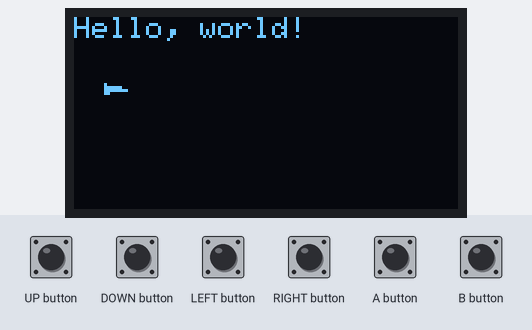
This sketch was run on a simulated Arduboy, built with avr-gcc and run on an emulated ATmega32U4. Shown: 128×64 one-colour display. The test bench sets the inputs (shaded band).

Above: at 1.2 s.
1.3 s: UP button pressed for 0.15 s
At 1.34 s:
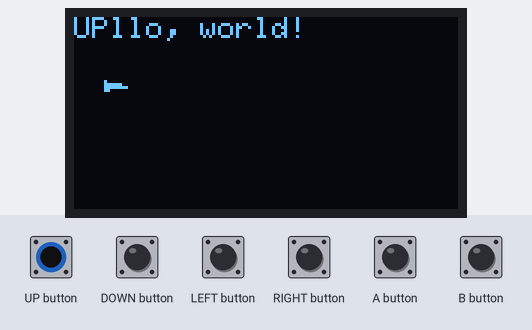
2.9 s: A button pressed for 0.15 s
At 2.99 s:
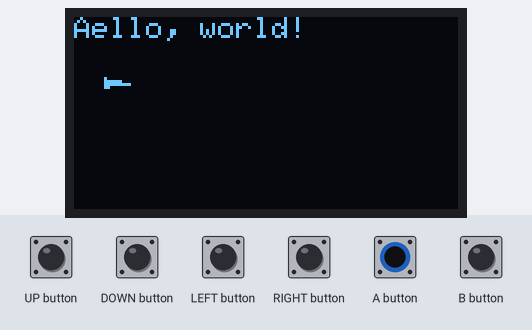
3.6 s: DOWN button pressed for 0.15 s
At 3.66 s:
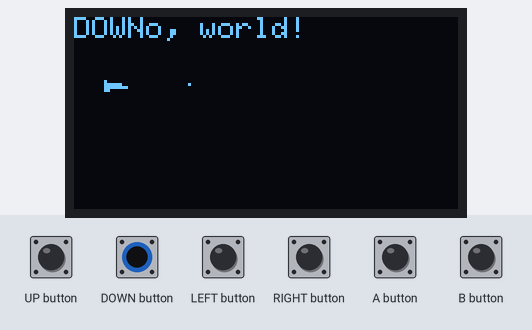
4.3 s: LEFT button pressed for 0.15 s
At 4.32 s:
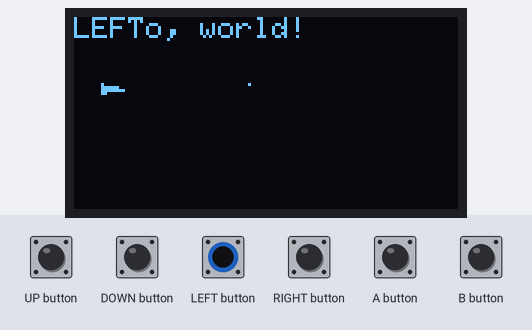
5.0 s: RIGHT button pressed for 0.15 s
At 5.05 s:
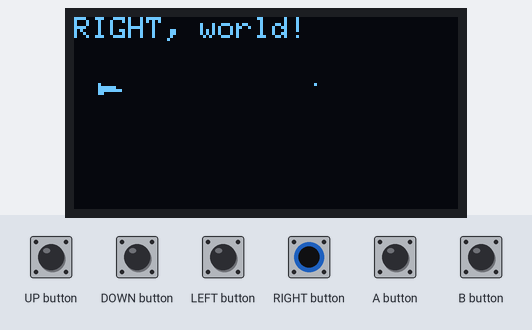
5.7 s: UP button pressed for 1 s
At 7.3 s:
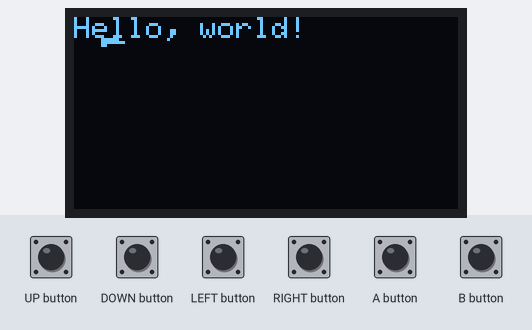
Timing chart, 0 to 8.8 s (numbered marks = the images above; inputs shaded):
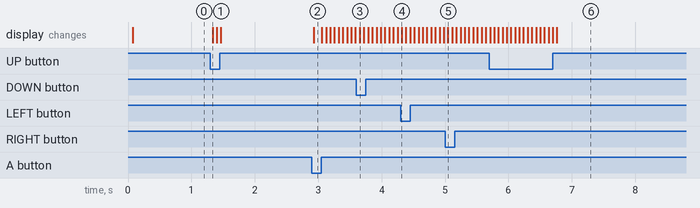

Measured:
- after the input at 1.3 s, the display: changes at once (image 1)
- after the input at 2.9 s, the display: changes at once (image 2)
- after the input at 3.6 s, the display: changes after 0.05 s (image 3)
- after the input at 4.3 s, the display: changes at once (image 4)
- after the input at 5.0 s, the display: changes after 0.05 s (image 5)
- after the input at 5.7 s, the display: first changes at once (image 6 shows a later state)

The sketch:

arduboy-triangle-ship-game-sketch.ino
```cpp
// (licence header left out)
/*
 *  Arduboy screen resolution: 128 x 64 pixels
 *
 */

#include <Arduboy2.h>

// make an instance of arduboy used for many functions
Arduboy2 arduboy;


// This function runs once in your game.
// use it for anything that needs to be set only once in your game.
void setup() {
  // initiate arduboy instance
  arduboy.begin();

  // here we set the framerate to 15, we do not need to run at
  // default 60 and it saves us battery life
  arduboy.setFrameRate(15);
}

int cursor_x = 4;
int cursor_y = 9;
int graphic_count = 0;
int sprite_x = 10;
int sprite_y = 20;

const unsigned char player[] PROGMEM  = {
    0xfe, 0x1, 0x3d, 0x25, 0x25, 0x3d, 0x1, 0x1, 0xc1, 0x1, 0x3d, 0x25, 0x25, 0x3d, 0x1, 0xfe, 0x7f, 0x80, 0x9c, 0xbc, 0xb0, 0xb0, 0xb2, 0xb2, 0xb3, 0xb0, 0xb0, 0xb0, 0xbc, 0x9c, 0x80, 0x7f,
};

const unsigned char background[] PROGMEM  = {
    0x84, 0x20, 0x9, 0x00, 0x24, 0x00, 0x10, 0x80,
};

const unsigned char graphic[8][8] PROGMEM = { { 0xff, 0x81, 0x81, 0x81, 0x81, 0x81, 0x81, 0xff },
                                              { 0x7e, 0x81, 0x81, 0x81, 0x81, 0x81, 0x81, 0x7e },
                                              { 0x3c, 0x81, 0x81, 0x81, 0x81, 0x81, 0x81, 0x3c },
                                              { 0x18, 0x81, 0x81, 0x81, 0x81, 0x81, 0x81, 0x18 },
                                              { 0x18, 0x81, 0x81, 0x81, 0x81, 0x81, 0x81, 0x18 },
                                              { 0x3c, 0x81, 0x81, 0x81, 0x81, 0x81, 0x81, 0x3c },
                                              { 0x7e, 0x81, 0x81, 0x81, 0x81, 0x81, 0x81, 0x7e },
                                              { 0xff, 0x81, 0x81, 0x81, 0x81, 0x81, 0x81, 0xff } };

const unsigned char flaming_ball_graphic[8][8] PROGMEM = { { 0x00, 0x00, 0x00, 0x18, 0x18, 0x00, 0x00, 0x00 },
                                                           { 0x00, 0x00, 0x00, 0x18, 0x18, 0x00, 0x00, 0x00 },
                                                           { 0x00, 0x00, 0x00, 0x18, 0x18, 0x00, 0x00, 0x00 },
                                                           { 0x00, 0x00, 0x00, 0x18, 0x18, 0x00, 0x00, 0x00 },
                                                           { 0x00, 0x00, 0x00, 0x18, 0x18, 0x00, 0x00, 0x00 },
                                                           { 0x00, 0x00, 0x00, 0x18, 0x18, 0x00, 0x00, 0x00 },
                                                           { 0x00, 0x00, 0x00, 0x18, 0x18, 0x00, 0x00, 0x00 },
                                                           { 0x00, 0x00, 0x00, 0x18, 0x18, 0x00, 0x00, 0x00 } };

const unsigned char ship_vertical[8][8] PROGMEM = { { 0x00, 0x00, 0x80, 0xfc, 0xff, 0xc0, 0x00, 0x00 },
                                           { 0x00, 0x00, 0x80, 0xfc, 0xff, 0xc0, 0x00, 0x00 },
                                           { 0x00, 0x00, 0x80, 0xfc, 0xff, 0xc0, 0x00, 0x00 },
                                           { 0x00, 0x00, 0x80, 0xfc, 0xff, 0xc0, 0x00, 0x00 },
                                           { 0x00, 0x00, 0x80, 0xfc, 0xff, 0xc0, 0x00, 0x00 },
                                           { 0x00, 0x00, 0x80, 0xfc, 0xff, 0xc0, 0x00, 0x00 },
                                           { 0x00, 0x00, 0x80, 0xfc, 0xff, 0xc0, 0x00, 0x00 },
                                           { 0x00, 0x00, 0x80, 0xfc, 0xff, 0xc0, 0x00, 0x00 } };

const unsigned char ship[8][8] PROGMEM = { { 0x00, 0x00, 0x80, 0xfc, 0xff, 0xc0, 0x00, 0x00 },
                                           { 0x00, 0x00, 0x80, 0xfc, 0xff, 0xc0, 0x00, 0x00 },
                                           { 0x00, 0x00, 0x80, 0xfc, 0xff, 0xc0, 0x00, 0x00 },
                                           { 0x00, 0x00, 0x80, 0xfc, 0xff, 0xc0, 0x00, 0x00 },
                                           { 0x00, 0x00, 0x80, 0xfc, 0xff, 0xc0, 0x00, 0x00 },
                                           { 0x00, 0x00, 0x80, 0xfc, 0xff, 0xc0, 0x00, 0x00 },
                                           { 0x00, 0x00, 0x80, 0xfc, 0xff, 0xc0, 0x00, 0x00 },
                                           { 0x00, 0x00, 0x80, 0xfc, 0xff, 0xc0, 0x00, 0x00 } };

/* down left side first, then right side is last */
const unsigned char ship2[8] PROGMEM = { 0x3c, 0x38, 0x18, 0x18, 0x18, 0x18, 0x10, 0x10 };

/*const unsigned char graphic1[] PROGMEM = { 0x7e, 0x81, 0x81, 0x81, 0x81, 0x81, 0x81, 0x7e };
const unsigned char graphic2[] PROGMEM = { 0x3c, 0x81, 0x81, 0x81, 0x81, 0x81, 0x81, 0x3c };
const unsigned char graphic3[] PROGMEM = { 0x18, 0x81, 0x81, 0x81, 0x81, 0x81, 0x81, 0x18 };
const unsigned char graphic4[] PROGMEM = { 0x18, 0x81, 0x81, 0x81, 0x81, 0x81, 0x81, 0x18 };
const unsigned char graphic5[] PROGMEM = { 0x3c, 0x81, 0x81, 0x81, 0x81, 0x81, 0x81, 0x3c };
const unsigned char graphic6[] PROGMEM = { 0x7e, 0x81, 0x81, 0x81, 0x81, 0x81, 0x81, 0x7e };
const unsigned char graphic7[] PROGMEM = { 0xff, 0x81, 0x81, 0x81, 0x81, 0x81, 0x81, 0xff };*/

/* bullet last 0=x,1=y,2=flag */
unsigned char bullet[3];
//const unsigned char bullet PROGMEM = 0x01;


// our main game loop, this runs once every cycle/frame.
// this is where our game logic goes.
void loop() {
  // pause render until it's time for the next frame
  if (!(arduboy.nextFrame()))
    return;

  // first we clear our screen to black
  arduboy.clear();

  // we set our cursor 5 pixels to the right and 10 down from the top
  // (positions start at 0, 0)
  arduboy.setCursor(0, 0);

  // then we print to screen what is in the Quotation marks ""
  arduboy.print(F("Hello, world!"));
  arduboy.setCursor(cursor_x, cursor_y);
  arduboy.setCursor(0, 0);
  if( arduboy.pressed(DOWN_BUTTON) )
  {
    //y increases down
    sprite_y++;
    graphic_count++;
    arduboy.print(F("DOWN"));
  }
  if( arduboy.pressed(UP_BUTTON) )
  {
    // y decreases up
    sprite_y--;
    graphic_count++;
    arduboy.print(F("UP"));
  }
  if( arduboy.pressed(LEFT_BUTTON) )
  {
    sprite_x--;
    graphic_count++;
    arduboy.print(F("LEFT"));
  }
  if( arduboy.pressed(RIGHT_BUTTON) )
  {
    sprite_x++;
    graphic_count++;
    arduboy.print(F("RIGHT"));
  }
  if( graphic_count > 7 )
  {
     graphic_count = 0;
  }
//  arduboy.drawBitmap(sprite_x,sprite_y, graphic[graphic_count], 8, 8, WHITE);
  arduboy.drawBitmap(sprite_x,sprite_y, ship2, 8, 8, WHITE);
  if( arduboy.pressed(A_BUTTON) )
  {
    arduboy.print(F("A"));
    /* upper left of ship */
    bullet[0] = sprite_x+8;
    bullet[1] = sprite_y+4;
    bullet[2] = 0xff;
  }

  if( bullet[2] )
  {
    arduboy.drawPixel(bullet[0],bullet[1], WHITE);
    bullet[0]+=2;
    /* stop bullet if it reaches the edge of the display */
    if( bullet[0] > 128 )
    {
      bullet[2] = 0;
    }
  }

   //arduboy.

  // then we finaly we tell the arduboy to display what we just wrote to the display
  arduboy.display();
}
```
